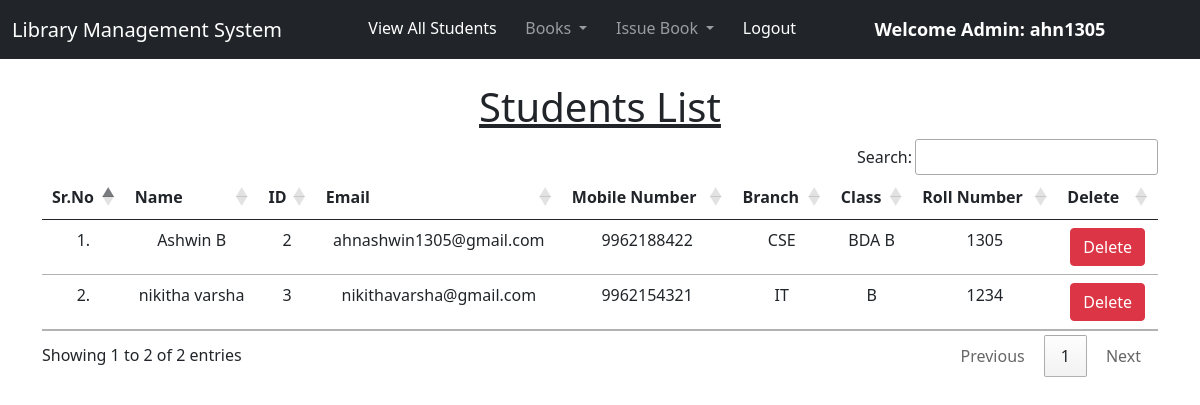
The app's page /view_students/ (signed in) with its own data.
### library/models.py (models this page shows, shortened)
class Student(models.Model):
    user = models.OneToOneField(User, on_delete=models.CASCADE)
    classroom = models.CharField(max_length=10)
    branch = models.CharField(max_length=10)
    roll_no = models.CharField(max_length=3, blank=True)
    phone = models.CharField(max_length=10, blank=True)
    image = models.ImageField(upload_to="profile", default="user_icon_400x472.png", blank=True)

### library/views.py (the view)
# urls.py: path("view_students/", views.view_students, name="view_students"),
@login_required(login_url = '/admin_login')
def view_students(request):
    students = Student.objects.all()
    return render(request, "view_students.html", {'students':students})

### library/templates/view_students.html (shortened to what this page needs)
{% extends 'admin_navbar.html' %}
{% load static %}
{% block body %}
<div class="container mt-4">
    <h1 class="text-center"><u>Students List</u></h1>
    <table class="table table-responsive-hover" id="example">
        <thead>
            <tr class="text-center">
                <th>Sr.No</th>
                <th>Name</th>
                <th>ID</th>
                <th>Email</th>
                <th>Mobile Number</th>
                <th>Branch</th>
                <th>Class</th>
                <th>Roll Number</th>
                <th>Delete</th>
            </tr>
        </thead>
        <tbody>
            {% for student in students %}
            <tr class="text-center">
                <td>{{forloop.counter}}.</td>
                <td>{{student.user.get_full_name}}</td>
                <td>{{student.user.id}}</td>
                <td>{{student.user.email}}</td>
                <td>{{student.phone}}</td>
                <td>{{student.branch}}</td>
                <td>{{student.classroom}}</td>
                <td>{{student.roll_no}}</td>
                <td><a href="/delete_student/{{student.id}}/" class="btn btn-danger" onclick="return confirm('Are you sure you want to delete this student?')">Delete</a></td>
            </tr>
            {% endfor %}
        </tbody>
    </table>
    </div>
{% endblock %}

### library/templates/admin_navbar.html (shortened to what this page needs)
<!doctype html>
<html lang="en">
  <head>
    <link href="https://cdn.jsdelivr.net/npm/bootstrap@5.1.0/dist/css/bootstrap.min.css" rel="stylesheet">
    <link rel="stylesheet" href="https://cdn.datatables.net/1.10.25/css/jquery.dataTables.min.css">
    <link rel="stylesheet" href="https://cdn.datatables.net/buttons/1.7.1/css/buttons.dataTables.min.css">
  </head>
  <body>
    <nav class="navbar navbar-expand-lg navbar-dark bg-dark">
        <div class="container-fluid">
          <a class="navbar-brand" href="#">Library Management System</a>
          <div class="collapse navbar-collapse" id="navbarSupportedContent">
            <ul class="navbar-nav me-auto mb-2 mb-lg-0">
              <li class="nav-item">
                <a class="nav-link active" aria-current="page" href="/view_students/">View All Students</a>
              </li>
              <li class="nav-item dropdown">
                <a class="nav-link dropdown-toggle" href="#" id="navbarDropdown" role="button" data-bs-toggle="dropdown" aria-expanded="false">
                  Books
                </a>
              </li>
              <li class="nav-item dropdown">
                <a class="nav-link dropdown-toggle" href="#" id="navbarDropdown" role="button" data-bs-toggle="dropdown" aria-expanded="false">
                  Issue Book
                </a>
              </li>
              <li class="nav-item">
                <a class="nav-link active" aria-current="page" href="/logout/">Logout</a>
              </li>
              <li class="nav-item">
                <a style="font-weight:600; font-family:'Segoe UI', Tahoma, Geneva, Verdana, sans-serif; font-size: large;" class="nav-link active" href="#">Welcome Admin: {{request.user}}</a>
              </li>
            </ul>
          </div>
        </div>
      </nav>
      {% block body %}
      {% endblock %}
  </body>
</html>

### records on screen
Student: user.get_full_name "Ashwin B", user.id "2", user.email "ahnashwin1305@gmail.com", phone "9962188422", branch "CSE", classroom "BDA B", roll_no "1305"
Student: user.get_full_name "nikitha varsha", user.id "3", user.email "nikithavarsha@gmail.com", phone "9962154321", branch "IT", classroom "B", roll_no "1234"

### other values on screen
{{ request.user }} "ahn1305"
